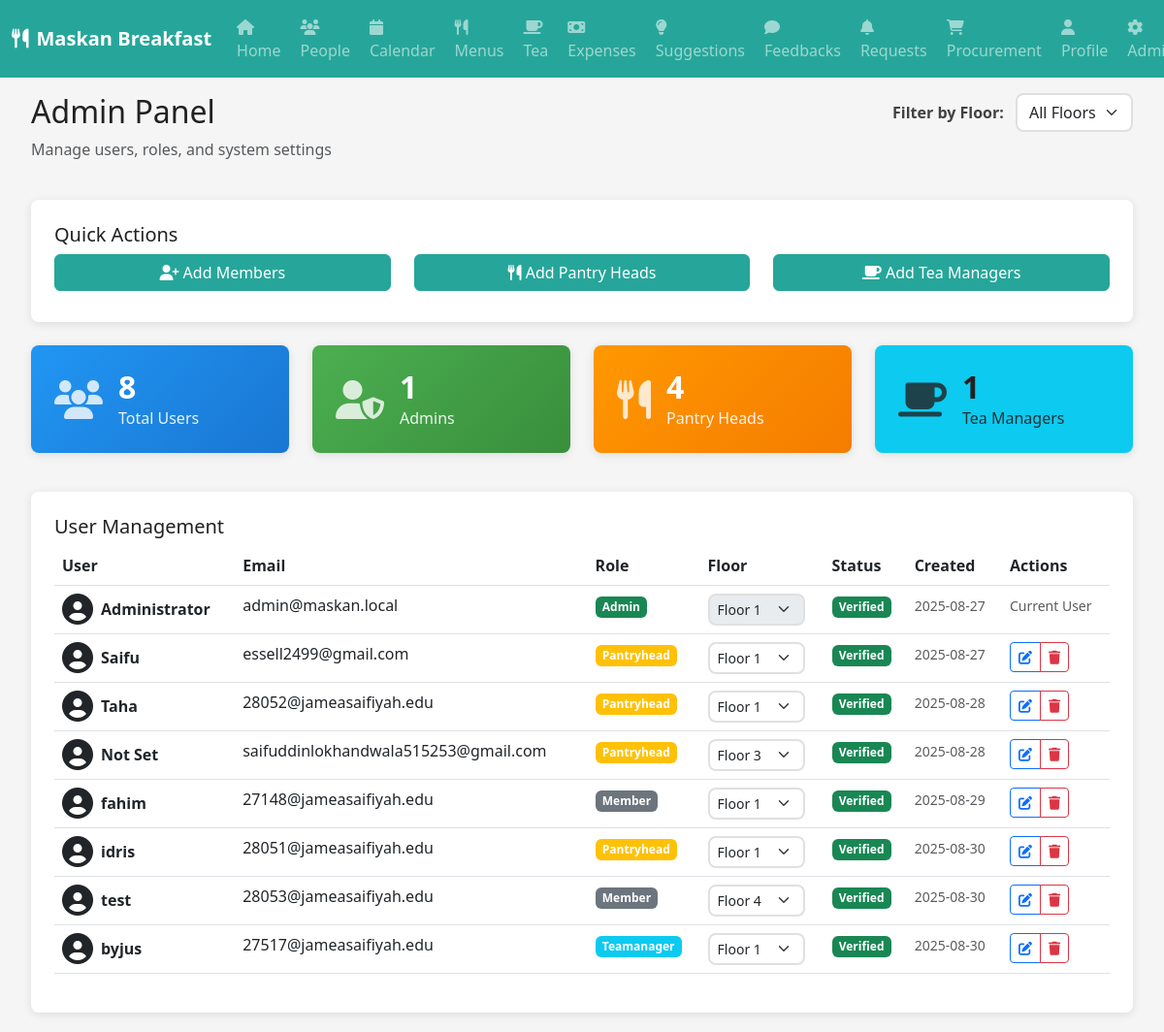
Page /admin (signed in) on the earlier database version.
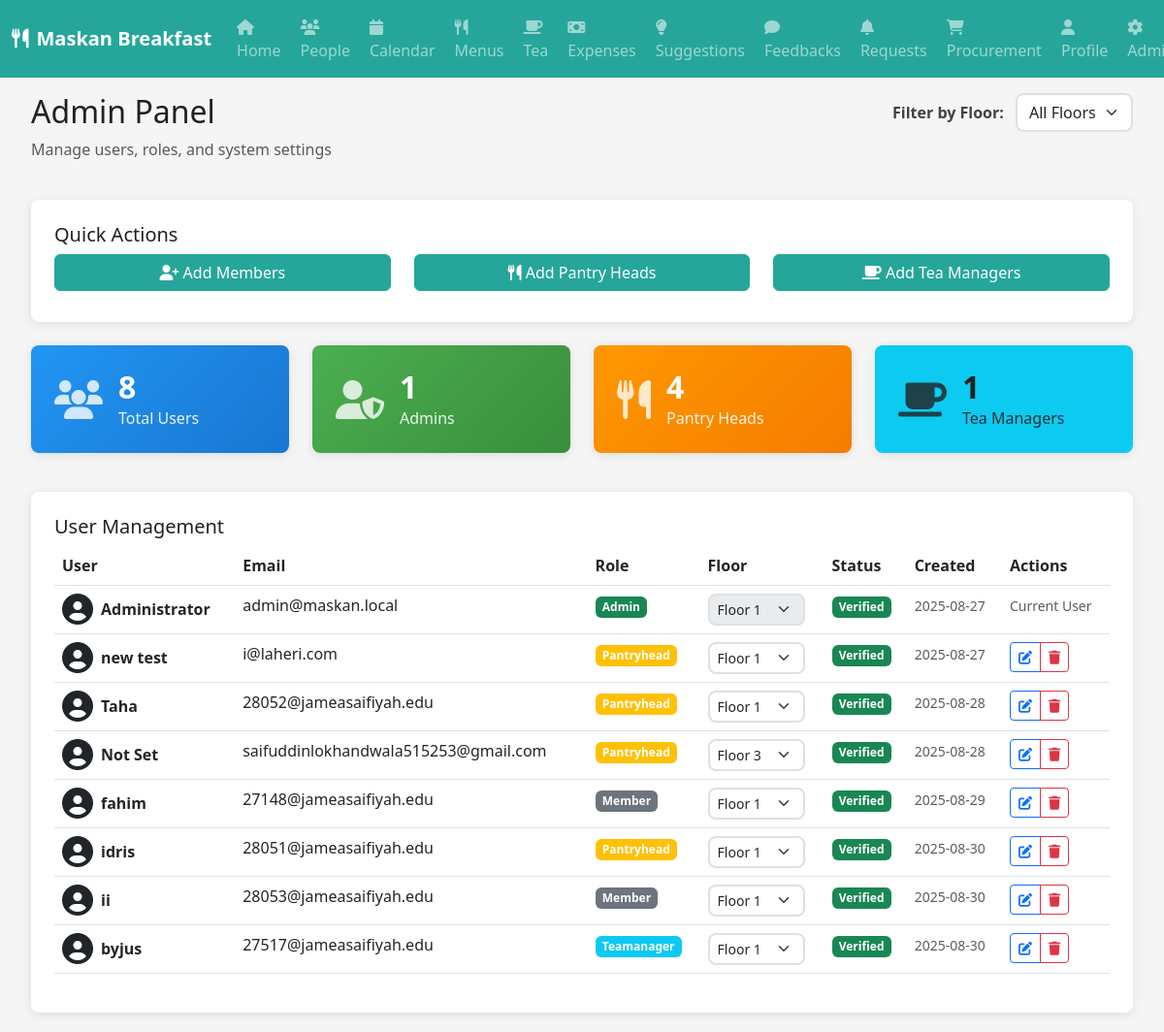
Same page on the later database version.
### models.py (models this page shows)
class User(db.Model):
    id = db.Column(db.Integer, primary_key=True)
    username = db.Column(db.String(64), unique=True, nullable=True)
    email = db.Column(db.String(120), unique=True, nullable=False)
    password_hash = db.Column(db.String(256))
    role = db.Column(db.String(20), nullable=False)
    floor = db.Column(db.Integer, nullable=True)
    is_verified = db.Column(db.Boolean, default=False)
    profile_pic = db.Column(db.String(200), nullable=True)
    created_at = db.Column(db.DateTime, default=datetime.utcnow)
    updated_at = db.Column(db.DateTime, default=datetime.utcnow, onupdate=datetime.utcnow)

### routes.py (the view, shortened to what this page needs)
@app.route('/admin', methods=['GET', 'POST'])
def admin():
    if 'user_id' not in session or session.get('role') != 'admin':
        return redirect(url_for('dashboard'))
    user = User.query.get(session['user_id'])
    all_users = User.query.all()
    return render_template('admin.html', user=user, all_users=all_users)

### routes.py (called while the page is built)
@app.context_processor
def inject_user():
    if 'user_id' in session:
        user = User.query.get(session['user_id'])
        return dict(current_user=user)
    return dict(current_user=None)

### templates/admin.html (shortened to what the changed rows need)
{% extends "base.html" %}
{% block content %}
<div class="container-fluid">
    <div class="row mb-4">
        <div class="col-md-6">
            <h2>Admin Panel</h2>
        </div>
    </div>
    <div class="row">
        <div class="col-md-12">
            <div class="admin-table-card">
                <div class="table-responsive">
                    <table class="table table-hover">
                        <thead>
                            <tr>
                                <th>User</th>
                                <th>Email</th>
                                <th>Role</th>
                                <th>Floor</th>
                                <th>Status</th>
                                <th>Created</th>
                                <th>Actions</th>
                            </tr>
                        </thead>
                        <tbody>
                            {% for admin_user in all_users %}
                            <tr class="user-row" data-floor="{{ admin_user.floor }}">
                                <td>
                                    <div class="user-info">
                                        <i class="fas fa-user-circle fa-2x me-2"></i>
                                        <div>
                                            <strong>{{ admin_user.username or 'Not Set' }}</strong>
                                        </div>
                                    </div>
                                </td>
                                <td>{{ admin_user.email }}</td>
                                <td>
                                    <span class="badge bg-{% if admin_user.role == 'admin' %}success{% elif admin_user.role == 'pantryHead' %}warning{% elif admin_user.role == 'teaManager' %}info{% else %}secondary{% endif %}">
                                        {{ admin_user.role.title() }}
                                    </span>
                                </td>
                                <td>
                                    <form method="POST" style="display: inline;" class="floor-update-form">
                                        <select name="floor" class="form-select form-select-sm" onchange="this.form.submit()" {% if admin_user.role == 'admin' and admin_user.id == user.id %}disabled{% endif %}>
                                            {% for i in range(1, 12) %}
                                            <option value="{{ i }}" {% if i == admin_user.floor %}selected{% endif %}>Floor {{ i }}</option>
                                            {% endfor %}
                                        </select>
                                    </form>
                                </td>
                                <td>
                                    {% if admin_user.is_verified %}
                                        <span class="badge bg-success">Verified</span>
                                    {% else %}
                                        <span class="badge bg-warning">Pending</span>
                                    {% endif %}
                                </td>
                                <td>
                                    <small class="text-muted">
                                        {{ admin_user.created_at.strftime('%Y-%m-%d') if admin_user.created_at else 'N/A' }}
                                    </small>
                                </td>
                                <td>
                                    {% if admin_user.id != user.id %}
                                    <div class="btn-group" role="group">
                                        <button class="btn btn-sm btn-outline-primary" onclick="editUser({{ admin_user.id }}, '{{ admin_user.username or '' }}', '{{ admin_user.email }}', '{{ admin_user.role }}', {{ admin_user.floor }})">
                                            <i class="fas fa-edit"></i>
                                        </button>
                                        <button class="btn btn-sm btn-outline-danger" onclick="deleteUser({{ admin_user.id }}, '{{ admin_user.username or admin_user.email }}')">
                                            <i class="fas fa-trash"></i>
                                        </button>
                                    </div>
                                    {% else %}
                                    <small class="text-muted">Current User</small>
                                    {% endif %}
                                </td>
                            </tr>
                            {% endfor %}
                        </tbody>
                    </table>
                </div>
            </div>
        </div>
    </div>
</div>
{% endblock %}

Differences in the rows shown:
changed User: username "Saifu" → "new test"; email "essell2499@gmail.com" → "i@laheri.com"
changed User "28053@jameasaifiyah.edu": username "test" → "ii"; floor "Floor 4" → "Floor 1"
